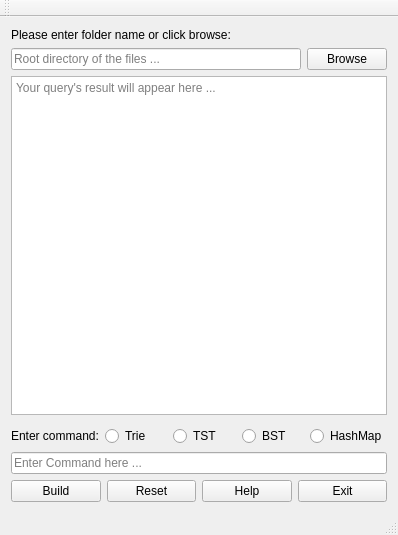
<?xml version="1.0" encoding="UTF-8"?>
<ui version="4.0">
 <class>MainWindow</class>
 <widget class="QMainWindow" name="MainWindow">
  <property name="geometry">
   <rect>
    <x>0</x>
    <y>0</y>
    <width>398</width>
    <height>535</height>
   </rect>
  </property>
  <property name="windowTitle">
   <string>MainWindow</string>
  </property>
  <widget class="QWidget" name="centralWidget">
   <layout class="QVBoxLayout" name="verticalLayout_2">
    <item>
     <widget class="QLabel" name="label">
      <property name="text">
       <string>Please enter folder name or click browse:</string>
      </property>
     </widget>
    </item>
    <item>
     <layout class="QHBoxLayout" name="horizontalLayout_2">
      <item>
       <widget class="QLineEdit" name="folderEdit">
        <property name="placeholderText">
         <string>Root directory of the files ...</string>
        </property>
       </widget>
      </item>
      <item>
       <widget class="QPushButton" name="browse">
        <property name="text">
         <string>Browse</string>
        </property>
       </widget>
      </item>
     </layout>
    </item>
    <item>
     <widget class="QTextEdit" name="result">
      <property name="documentTitle">
       <string/>
      </property>
      <property name="readOnly">
       <bool>true</bool>
      </property>
      <property name="html">
       <string>&lt;!DOCTYPE HTML PUBLIC &quot;-//W3C//DTD HTML 4.0//EN&quot; &quot;http://www.w3.org/TR/REC-html40/strict.dtd&quot;&gt;
&lt;html&gt;&lt;head&gt;&lt;meta name=&quot;qrichtext&quot; content=&quot;1&quot; /&gt;&lt;style type=&quot;text/css&quot;&gt;
p, li { white-space: pre-wrap; }
&lt;/style&gt;&lt;/head&gt;&lt;body style=&quot; font-family:'Sans Serif'; font-size:9pt; font-weight:400; font-style:normal;&quot;&gt;
&lt;p style=&quot;-qt-paragraph-type:empty; margin-top:0px; margin-bottom:0px; margin-left:0px; margin-right:0px; -qt-block-indent:0; text-indent:0px;&quot;&gt;&lt;br /&gt;&lt;/p&gt;&lt;/body&gt;&lt;/html&gt;</string>
      </property>
      <property name="overwriteMode">
       <bool>false</bool>
      </property>
      <property name="placeholderText">
       <string>Your query's result will appear here ... </string>
      </property>
     </widget>
    </item>
    <item>
     <spacer name="verticalSpacer_2">
      <property name="orientation">
       <enum>Qt::Vertical</enum>
      </property>
      <property name="sizeType">
       <enum>QSizePolicy::Fixed</enum>
      </property>
      <property name="sizeHint" stdset="0">
       <size>
        <width>20</width>
        <height>5</height>
       </size>
      </property>
     </spacer>
    </item>
    <item>
     <layout class="QHBoxLayout" name="horizontalLayout_3">
      <item>
       <widget class="QLabel" name="label_3">
        <property name="text">
         <string>Enter command:</string>
        </property>
       </widget>
      </item>
      <item>
       <widget class="QRadioButton" name="trie">
        <property name="text">
         <string>Trie</string>
        </property>
       </widget>
      </item>
      <item>
       <widget class="QRadioButton" name="tst">
        <property name="text">
         <string>TST</string>
        </property>
       </widget>
      </item>
      <item>
       <widget class="QRadioButton" name="bst">
        <property name="text">
         <string>BST</string>
        </property>
       </widget>
      </item>
      <item>
       <widget class="QRadioButton" name="hashMap">
        <property name="text">
         <string>HashMap</string>
        </property>
       </widget>
      </item>
     </layout>
    </item>
    <item>
     <widget class="QLineEdit" name="command">
      <property name="text">
       <string/>
      </property>
      <property name="placeholderText">
       <string>Enter Command here ...</string>
      </property>
     </widget>
    </item>
    <item>
     <layout class="QHBoxLayout" name="horizontalLayout_4">
      <item>
       <widget class="QPushButton" name="build">
        <property name="text">
         <string>Build</string>
        </property>
       </widget>
      </item>
      <item>
       <widget class="QPushButton" name="reset">
        <property name="text">
         <string>Reset</string>
        </property>
       </widget>
      </item>
      <item>
       <widget class="QPushButton" name="help">
        <property name="text">
         <string>Help</string>
        </property>
       </widget>
      </item>
      <item>
       <widget class="QPushButton" name="exit">
        <property name="text">
         <string>Exit</string>
        </property>
       </widget>
      </item>
     </layout>
    </item>
   </layout>
  </widget>
  <widget class="QMenuBar" name="menuBar">
   <property name="geometry">
    <rect>
     <x>0</x>
     <y>0</y>
     <width>398</width>
     <height>20</height>
    </rect>
   </property>
  </widget>
  <widget class="QToolBar" name="mainToolBar">
   <attribute name="toolBarArea">
    <enum>TopToolBarArea</enum>
   </attribute>
   <attribute name="toolBarBreak">
    <bool>false</bool>
   </attribute>
  </widget>
  <widget class="QStatusBar" name="statusBar"/>
 </widget>
 <layoutdefault spacing="6" margin="11"/>
 <resources/>
 <connections/>
</ui>
